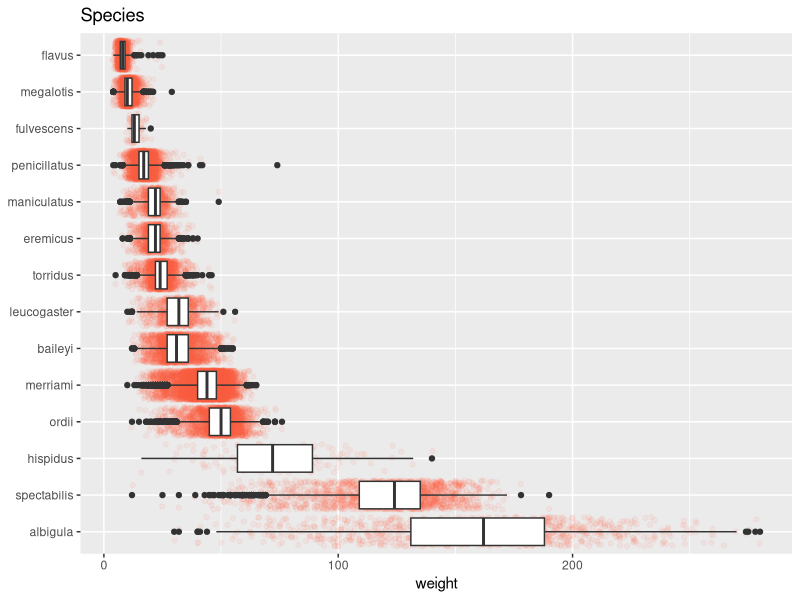
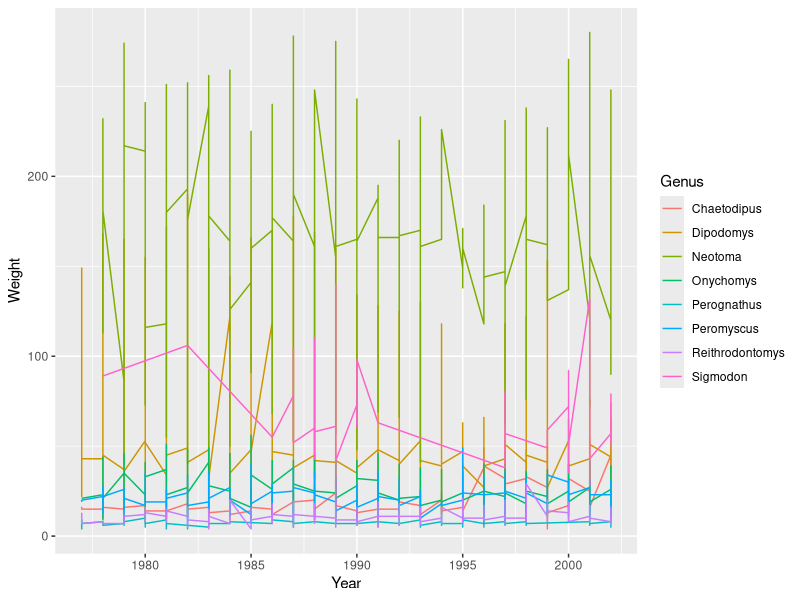
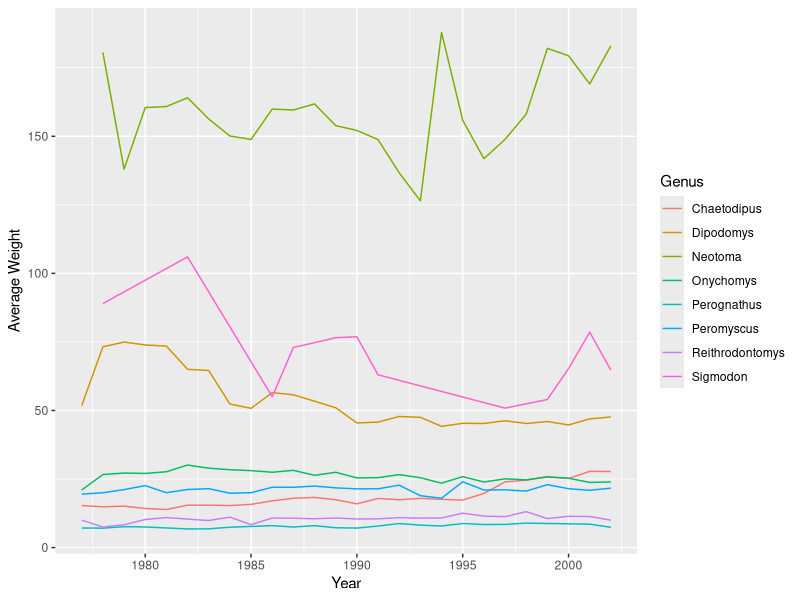
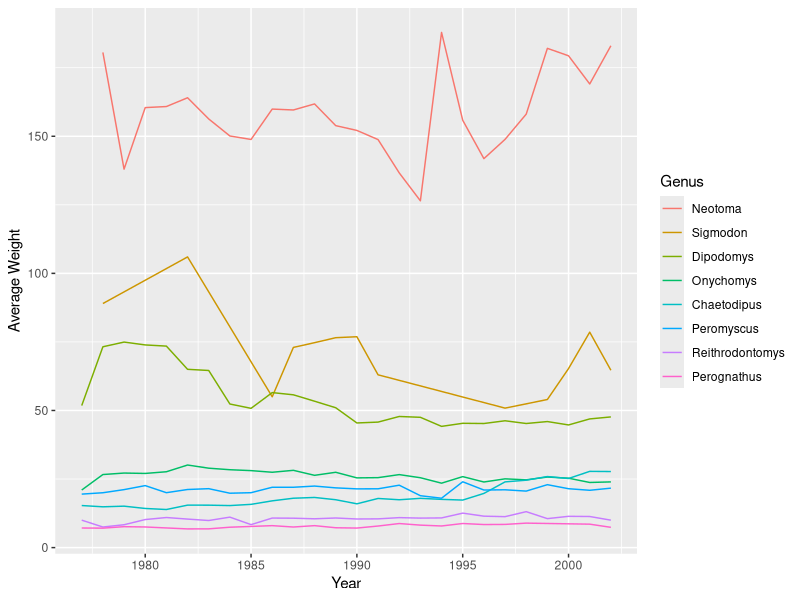
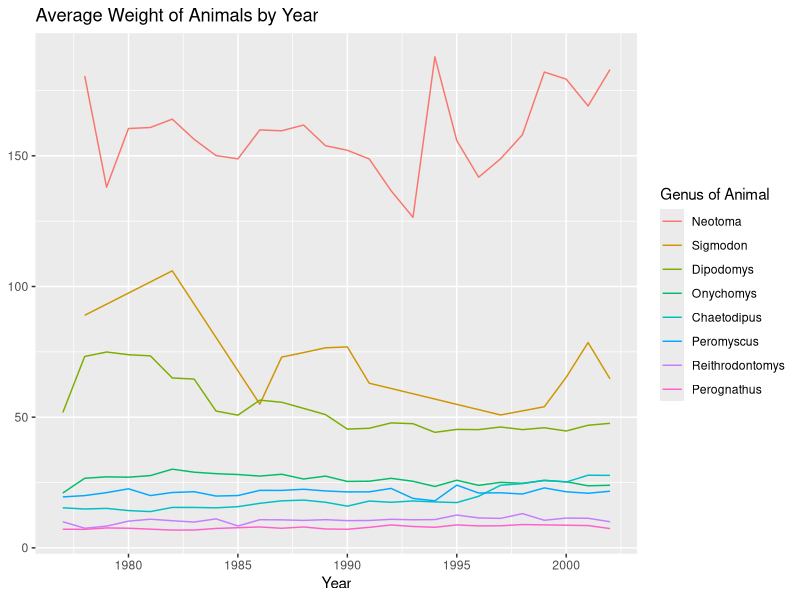
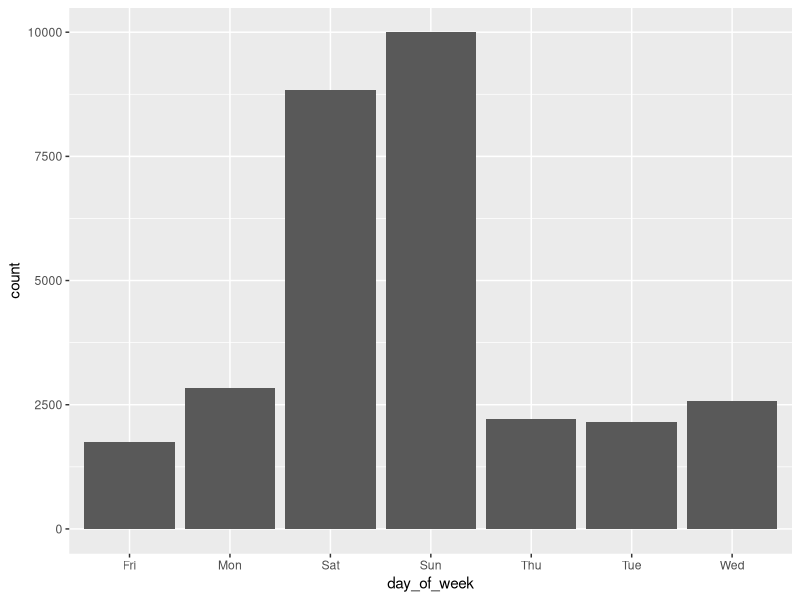
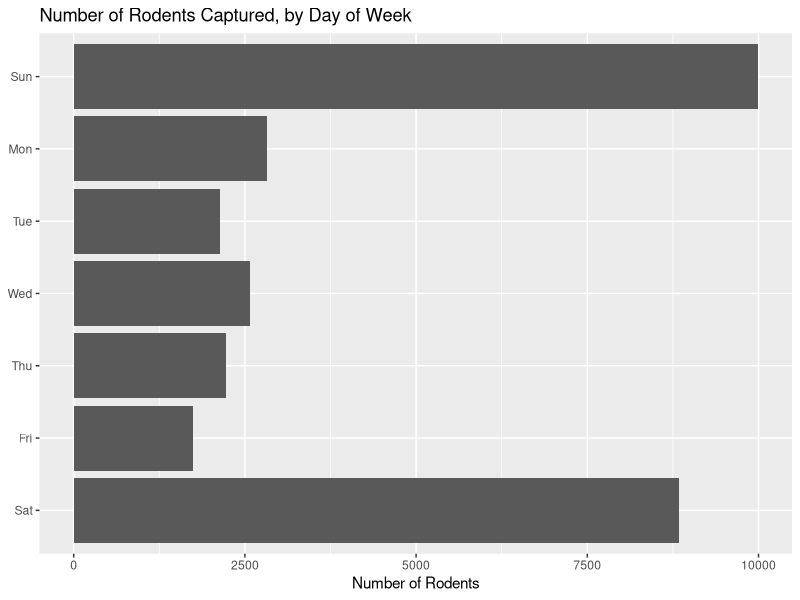
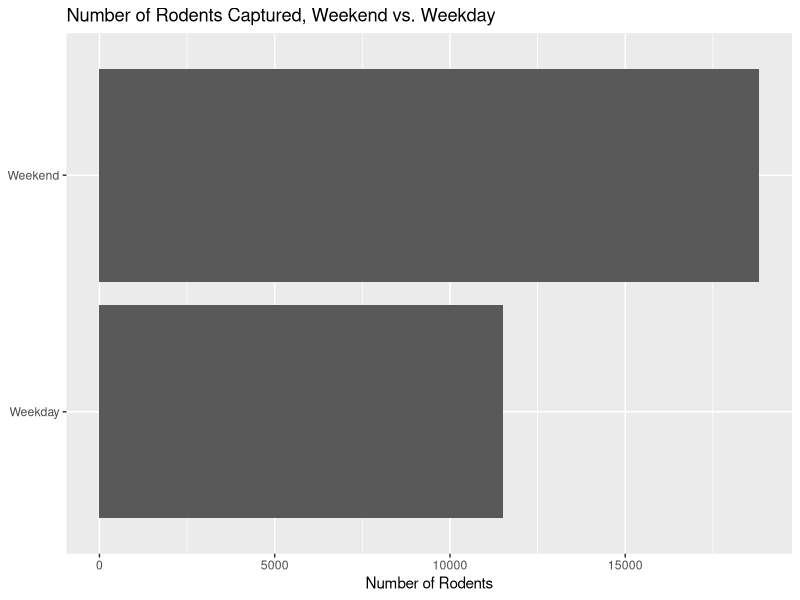

The R source for these figures, in order:
## ---- chunk 1
#| message: false
library(tidyverse)
library(forcats)
## ---- chunk 2
#| message: false
surveys <- read_csv(
  here::here(
    "supporting_artifacts",
    'surveys.csv'
  )
)
## ---- chunk 3
surveys <- surveys |> 
  mutate(
    species = fct_reorder(
      species,
      weight,
      .fun = mean,
      .desc = TRUE
    )
  )
    
surveys |> 
  ggplot(
    mapping = aes(
      x = weight,
      y = species
    )
  ) +
    geom_jitter(color = 'tomato', alpha = 1/15) +
    geom_boxplot() +
# Question 2:
  labs(
    title = 'Species',
    xlab = 'Weight'
  ) +
  theme(
    axis.title.y = element_blank()
  )
## ---- chunk 4
surveys_ts <- surveys |> 
  group_by(
    genus,
    year
  )
  
ggplot(
  data = surveys_ts,
  mapping = aes(
    x = year,
    y = weight,
    color = genus
  )
) +
geom_line() +
labs(
  x = 'Year',
  y = 'Weight',
  color = 'Genus'
)
## ---- chunk 5
surveys_ts_mean <- surveys_ts |> 
  mutate(
    avg_weight = mean(weight)
  )

ggplot(
  data = surveys_ts_mean,
  mapping = aes(
    x = year,
    y = avg_weight,
    color = genus
  )
) +
  geom_line() +
  labs(
    x = 'Year',
    y = 'Average Weight',
    color = 'Genus'
  )
## ---- chunk 6
ggplot(
  data = surveys_ts_mean,
  mapping = aes(
    x = year,
    y = avg_weight,
    color = fct_reorder(
      genus,
      weight,
      .fun = mean,
      .desc = T
    )
  )
) +
  geom_line() +
  labs(
    x = 'Year',
    y = 'Average Weight',
    color = 'Genus'
  )
## ---- chunk 7
ggplot(
  data = surveys_ts_mean,
  mapping = aes(
    x = year,
    y = avg_weight,
    color = fct_reorder(
      genus,
      weight,
      .fun = mean,
      .desc = T
    )
  )
) +
  geom_line() +
  labs(
    x = 'Year',
    title = 'Average Weight of Animals by Year',
    color = 'Genus of Animal'
  ) +
  theme(
    axis.title.y = element_blank()
  )
## ---- chunk 8
rodents <- surveys |> 
  filter(
    taxa == 'Rodent',
    day_of_week != 'NA'
  )

ggplot(
  data = rodents,
  mapping = aes(
    x = day_of_week
  )
) +
  geom_bar()
## ---- chunk 9
ggplot(
  data = rodents,
  mapping = aes(
    y = fct_relevel(
      day_of_week,
      'Sat',
      'Fri',
      'Thu',
      'Wed',
      'Tue',
      'Mon',
      'Sun'
    )
  )
) +
  geom_bar() +
  labs(
    x = 'Number of Rodents',
    title = 'Number of Rodents Captured, by Day of Week'
  ) +
  theme(
    axis.title.y = element_blank()
  )
## ---- chunk 10
ggplot(
  data = rodents,
  mapping = aes(
    y = fct_collapse(
      day_of_week,
      Weekend = c('Sun', 'Sat'),
      Weekday = c('Mon', 'Tue', 'Wed', 'Thu', 'Fri')
    )
  )
) +
  geom_bar() +
  labs(
    x = 'Number of Rodents',
    title = 'Number of Rodents Captured, Weekend vs. Weekday'
  ) +
  theme(
    axis.title.y = element_blank()
  )
